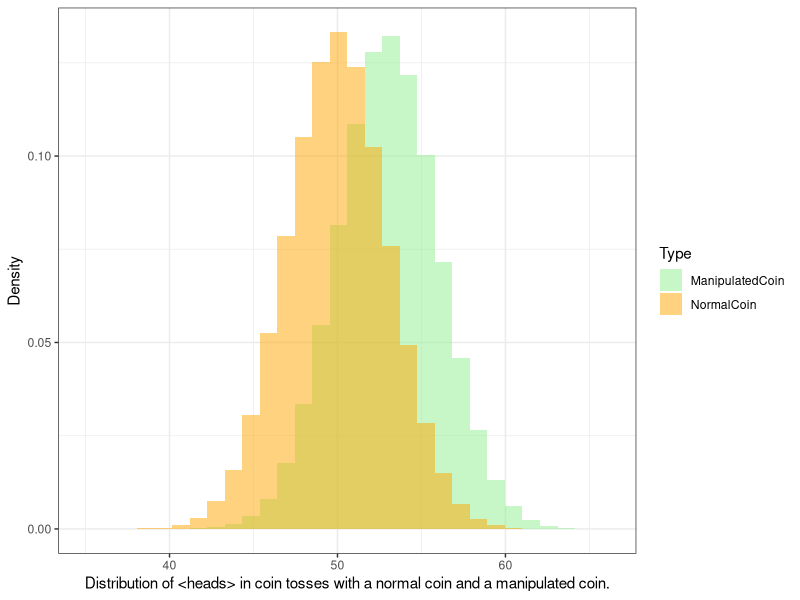
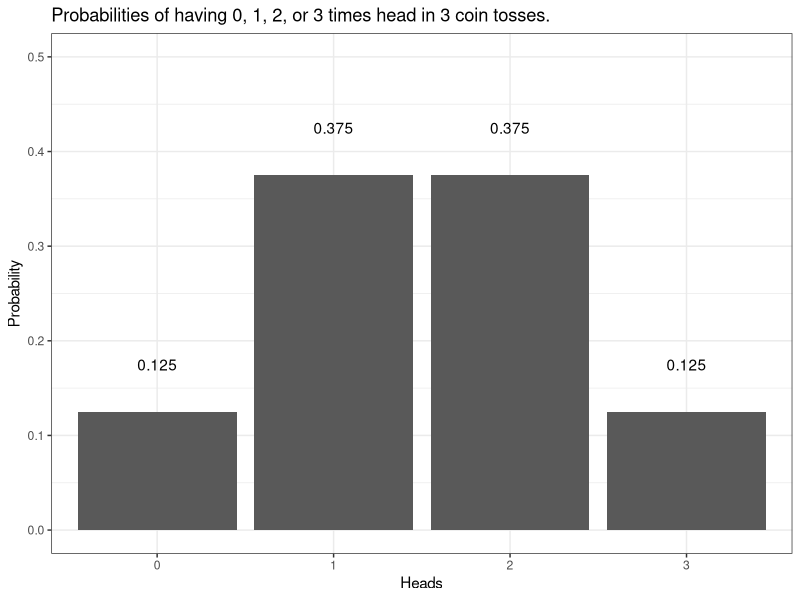
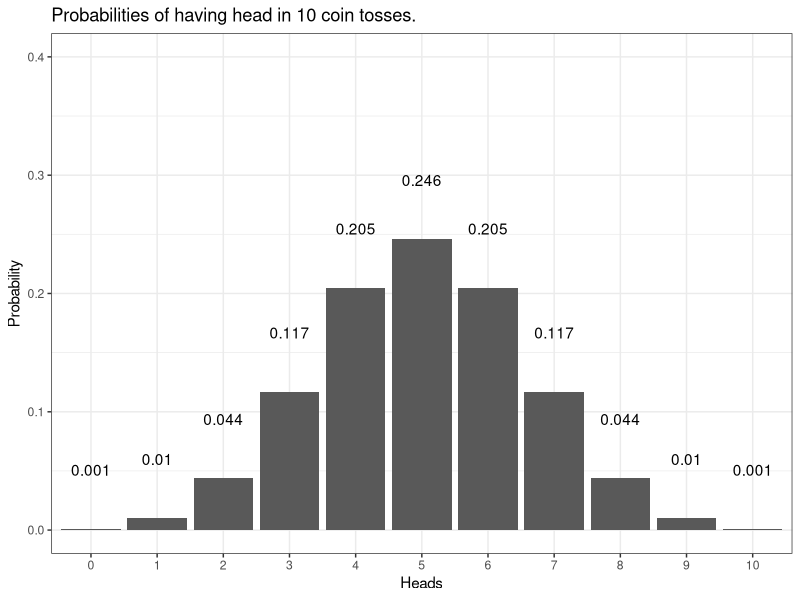
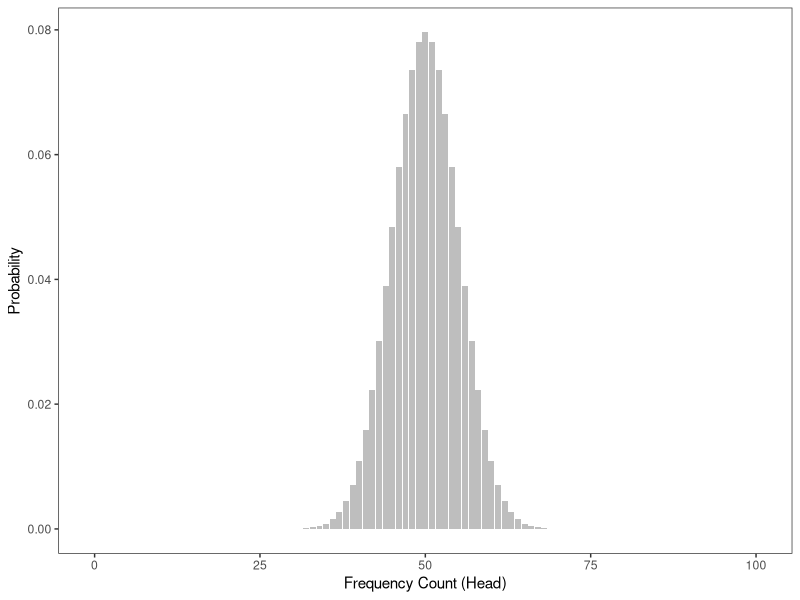
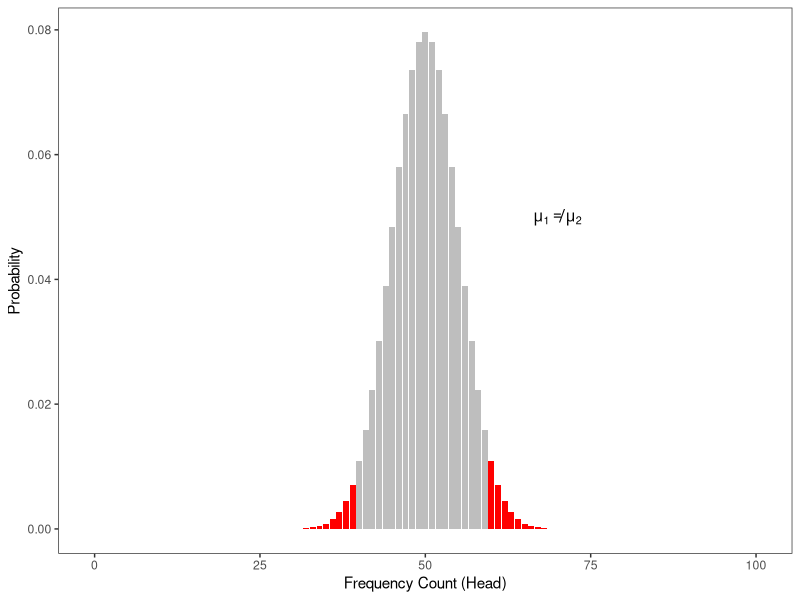
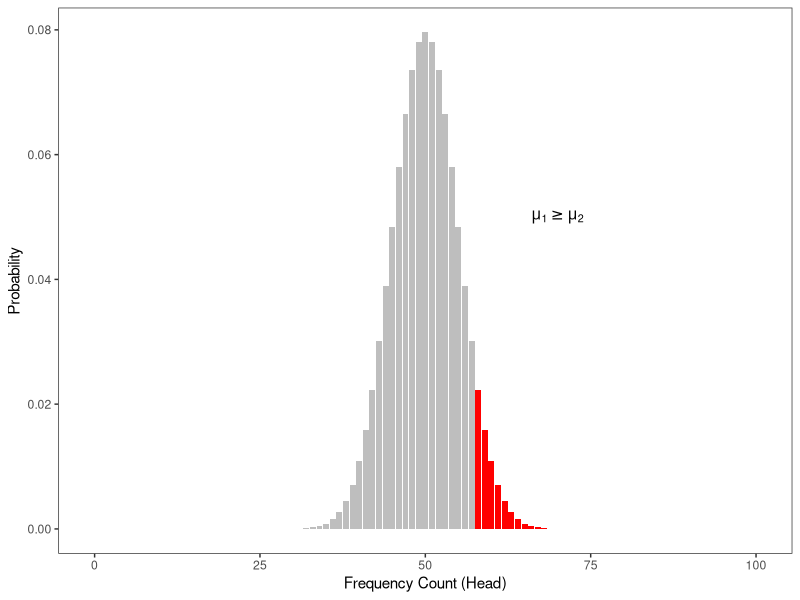
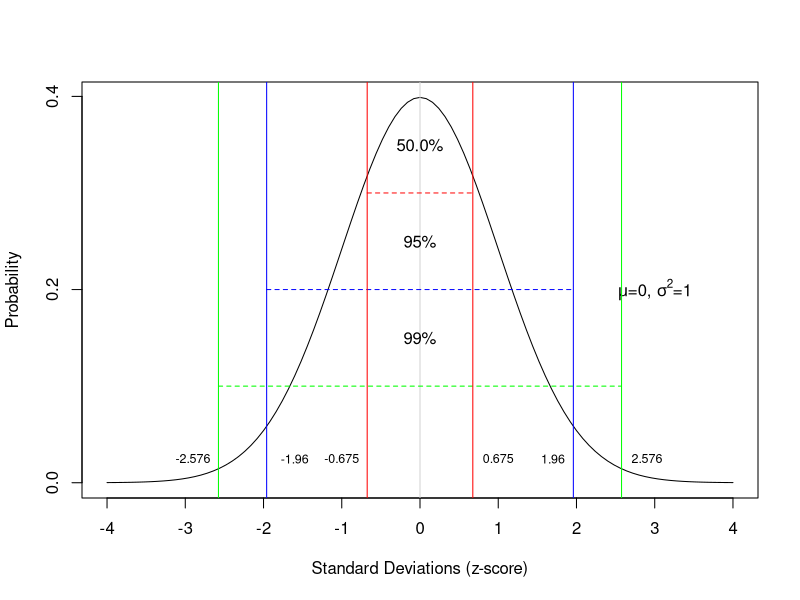
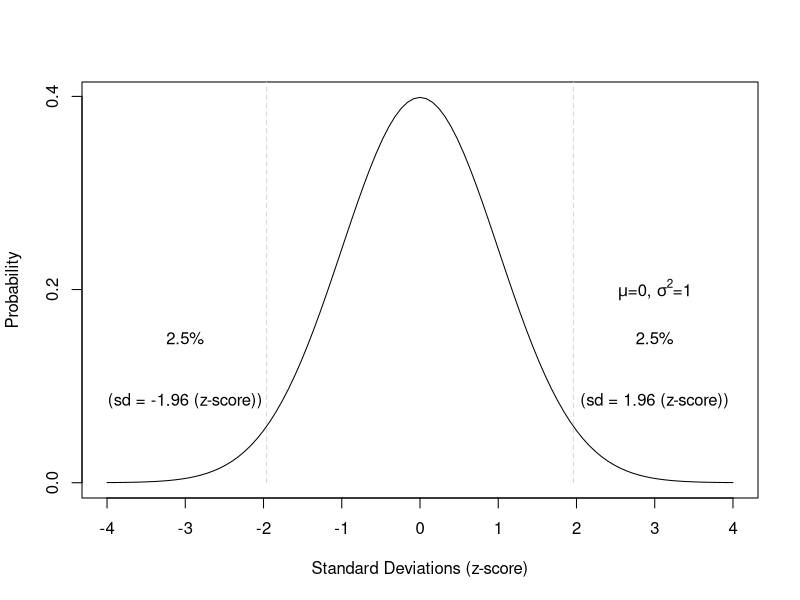

Generate these figures, in order, with R:
## ---- chunk 1
library(tidyverse)
library(flextable)
numbers <- matrix(c("Head" , "Head" , "Head" , "3" , "0" , "0.125", "Head" , "Head" , "Tails" , "2" , "1" , "0.125", "Head" , "Tails" , "Head" , "2" , "1" , "0.125", "Tails" , "Head" , "Head" , "2" , "1" , "0.125", "Head" , "Tails" , "Tails" , "1" , "2" , "0.125", "Tails" , "Head" , "Tails" , "1" , "2" , "0.125", "Tails" , "Tails" , "Head" , "1" , "2" , "0.125", "Tails" , "Tails" , "Tails" , "0" , "3" , "0.125"), byrow = T, nrow = 8)
colnames(numbers) <- c("Toss 1","Toss 2","Toss 3","Heads", "Tails", "Probabilty")
numbers %>%
  as.data.frame() %>%
  flextable() %>%
  flextable::set_table_properties(width = .75, layout = "autofit") %>%
  flextable::theme_zebra() %>%
  flextable::fontsize(size = 12) %>%
  flextable::fontsize(size = 12, part = "header") %>%
  flextable::align_text_col(align = "center") %>%
  flextable::set_caption(caption = "All possible results of 3 coin tosses.")  %>%
  flextable::border_outer()
## ---- chunk 2
Type <- c(rep("NormalCoin", 500000), 
            rep("ManipulatedCoin", 500000))
Tosser <- rep(paste("Tosser", 1:500000, sep = ""), 2) 
Frequency <- c(rnorm(500000, 50, 3),
               rnorm(500000, 53, 3))
particletable <- data.frame(Type, Tosser, Frequency)
library(ggplot2)
ggplot(particletable,aes(x=Frequency, fill = Type))+
  geom_histogram(aes(y=..density..), alpha=.5, position = "identity")+
  theme_bw()+
  labs(y = "Density", x = "Distribution of <heads> in coin tosses with a normal coin and a manipulated coin.") + 
  scale_fill_manual(values = c('lightgreen', 'orange')) 
## ---- chunk 3
probdata1 <- matrix(c(0.125, 0.375, 0.375, 0.125), byrow = T, nrow = 1)
colnames(probdata1) <- c("0 Heads", "1 Head", "2 Heads", "3 Heads")
# inspect data
probdata1 %>%
  as.data.frame() %>%
  flextable() %>%
  flextable::set_table_properties(width = .75, layout = "autofit") %>%
  flextable::theme_zebra() %>%
  flextable::fontsize(size = 12) %>%
  flextable::fontsize(size = 12, part = "header") %>%
  flextable::align_text_col(align = "center") %>%
  flextable::set_caption(caption = "Probability of successes in coin tosses.")  %>%
  flextable::border_outer()
## ---- chunk 4
Probability <- c(0.125, 0.375, 0.375, 0.125)
Heads <- 0:3
probs <- data.frame(Probability, Heads) %>%
  dplyr::mutate(Heads = factor(Heads))
probs %>%
  ggplot(aes(x = Heads, y = Probability)) +
  geom_bar(stat = "identity") +
  geom_text(label = Probability, nudge_y = +.05) +
  coord_cartesian(ylim = c(0, 0.5)) +
  labs(title = "Probabilities of having 0, 1, 2, or 3 times head in 3 coin tosses.") +
  theme_bw()
## ---- chunk 5
Probability <- round(dbinom(0:10, 10, 0.5), 3)
Heads <- 0:10
probs <- data.frame(Probability, Heads) %>%
  dplyr::mutate(Heads = factor(Heads))
probs %>%
  ggplot(aes(x = Heads, y = Probability)) +
  geom_bar(stat = "identity") +
  geom_text(label = Probability, nudge_y = +.05) +
  coord_cartesian(ylim = c(0, 0.4)) +
  labs(title = "Probabilities of having head in 10 coin tosses.") +
  theme_bw()
## ---- chunk 6
# probabilities of  0, 1, 2 and 3 times head in 3 coin tosses
dbinom(0:3, 3, 0.5)
## ---- chunk 7
# probabilities of  2 or 3 times head in 3 coin tosses
sum(dbinom(2:3, 3, 0.5))
## ---- chunk 8
# probability of  100 times head in 100 coin tosses
dbinom(100, 100, 0.5)
## ---- chunk 9
# probability of  58 to a 100 times head in 100 coin tosses
sum(dbinom(58:100, 100, 0.5))
## ---- chunk 10
# probability of  59 to a 100 times head in 100 coin tosses
sum(dbinom(59:100, 100, 0.5))
## ---- chunk 11
# at which point does the probability of getting head 
# dip below 5 percent in 100 coin tosses?
qbinom(0.05, 100, 0.5, lower.tail=FALSE)
## ---- chunk 12
# load packages
library(tidyverse)
# set up data
p100 <- dbinom(0:100, 100, 0.5)
w100 <- c(0:100)
df <- data.frame(w100, p100)
ggplot(df, aes(x = w100, y = p100)) +
  geom_bar(stat="identity", fill = "gray") +
  labs(x = "Frequency Count (Head)", y = "Probability") +
  theme_bw() +
  theme(panel.grid.major = element_blank(), 
        panel.grid.minor = element_blank())
## ---- chunk 13
df <- df %>%
  mutate(
    cump = cumsum(p100),
    col = cump <= 0.025 | cump >= 0.975
  )

# Create a label dataset
label_df <- data.frame(
  w100 = 70,
  p100 = 0.05,
  label = "mu[1] != mu[2]"
)

ggplot(df, aes(x = w100, y = p100, fill = col)) +
  geom_col() +
  scale_fill_manual(values = c("gray", "red")) +
  labs(
    x = "Frequency Count (Head)",
    y = "Probability"
  ) +
  theme_bw() +
  theme(
    panel.grid.major = element_blank(),
    panel.grid.minor = element_blank(),
    legend.position = "none"
  ) +
  geom_text(
    data = label_df,
    aes(x = w100, y = p100, label = label),
    parse = TRUE,          # interprets as math notation
    inherit.aes = FALSE
  )
## ---- chunk 14
df <- df %>%
  mutate(
    cump = cumsum(p100),          # cumulative probability
    highlight = cump >= 0.95      # flag values beyond 95%
  )

# Store the label as a string, not an expression
label_df <- data.frame(
  w100 = 70,
  p100 = 0.05,
  label = "mu[1] >= mu[2]"
)

ggplot(df, aes(x = w100, y = p100, fill = highlight)) +
  geom_col() +
  scale_fill_manual(values = c("gray", "red")) +
  labs(
    x = "Frequency Count (Head)", 
    y = "Probability"
  ) +
  theme_bw() +
  theme(
    panel.grid.major = element_blank(), 
    panel.grid.minor = element_blank(),
    legend.position = "none"
  ) +
  geom_text(
    data = label_df,
    aes(x = w100, y = p100, label = label),
    inherit.aes = FALSE,
    parse = TRUE   # <-- this makes "mu[1] >= mu[2]" render as math
  )

## ---- chunk 15
# load packages
library(grDevices)
library(graphics)
### normal distribution: Mu=0, Sigma=1: Standard normal
library(graphics)
plot(dnorm, -4, 4, axes = F, xlab = "Standard Deviations (z-score)", ylab = "Probability")
axis(1, at = seq(-4, 4, 1), labels = seq(-4, 4, 1))
axis(2, at= c(0.0, 0.2, 0.4), labels= c("0.0", "0.2", "0.4"))
text(3, 0.2, expression(paste(mu, "=0, ", sigma^2, "=1", sep = "")))
box()
lines(c(0, 0), c(-1, 0.5), col = "lightgrey")
lines(c(-0.675, 0.675), c(rep(0.3, 2)), col="red", lty=2)
text(0, 0.35, "50.0%")
lines(c(-1.96,1.96), c(rep(0.2, 2)), col="blue", lty=2)
text(0, 0.25, "95%")
lines(c(-2.576,2.576), c(rep(0.1, 2)), col="green", lty=2)
text(0, 0.15, "99%")
lines(c(-0.675, -0.675), c(-1, 0.5), col = "red")
lines(c(0.675, 0.675), c(-1, 0.5), col = "red")
lines(c(-1.96, -1.96), c(-1, 0.5), col = "blue")
lines(c(1.96, 1.96), c(-1, 0.5), col = "blue")
lines(c(-2.576, -2.576), c(-1, 0.5), col = "green")
lines(c(2.576, 2.576), c(-1, 0.5), col = "green")
text(-2.9, 0.025, "-2.576", cex = .75)
text(-1.6, 0.025, "-1.96", cex = .75)
text(-1, 0.025, "-0.675", cex = .75)
text(2.9, 0.025, "2.576", cex = .75)
text(1.7, 0.025, "1.96", cex = .75)
text(1, 0.025, "0.675", cex = .75)
## ---- chunk 16
plot(dnorm, -4, 4, axes = F, xlab = "Standard Deviations (z-score)", ylab = "Probability")
axis(1, at = seq(-4, 4, 1), labels = seq(-4, 4, 1))
axis(2, at= c(0.0, 0.2, 0.4), labels= c("0.0", "0.2", "0.4"))
text(3, 0.2, expression(paste(mu, "=0, ", sigma^2, "=1", sep = "")))
box()
lines(c(1.96, 1.96), c(0, 0.5), col="lightgrey", lty=2)
text(3, 0.15, "2.5%")
text(3, 0.085, "(sd = 1.96 (z-score))")
lines(c(-1.96, -1.96), c(0, 0.5), col="lightgrey", lty=2)
text(-3, 0.15, "2.5%")
text(-3, 0.085, "(sd = -1.96 (z-score))")
## ---- chunk 17
plot(dnorm, -4, 4, axes = F, xlab = "Standard Deviations (z-score)", ylab = "Probability")
axis(1, at = seq(-4, 4, 1), labels = seq(-4, 4, 1))
axis(2, at= c(0.0, 0.2, 0.4), labels= c("0.0", "0.2", "0.4"))
text(3, 0.2, expression(paste(mu, "=0, ", sigma^2, "=1", sep = "")))
box()
lines(c(1.64, 1.64), c(0, 0.5), col="lightgrey", lty=2)
text(3, 0.15, "5% (sd = 1.64 (z-score))")
## ---- chunk 18
  sum(dbinom(4, 7, 0.5))
## ---- chunk 19
  sum(dbinom(3, 7, 0.5))
## ---- chunk 20
  sum(dbinom(c(2, 5), 7, 0.5))
## ---- chunk 21
  sum(dbinom(5:7, 7, 0.5))
## ---- chunk 22
  sum(dbinom(3:6, 7, 0.5))
## ---- chunk 23
skew <- data.frame(rbeta(1000000,10,2)) %>%
  mutate(pskew = rbeta(1000000,2,10),
         nrm = rbeta(1000000,10,10)) %>%
  dplyr::rename(nskew = colnames(.)[1],
                pskew = colnames(.)[2],
                nrm = colnames(.)[3])
# inspect
ggplot(skew, aes(x = nskew, alpha = .5)) +
  geom_density(fill = "lightgreen", alpha = .5, color = "lightgreen") +
  geom_density(aes(x = pskew), fill = "orange", alpha = .5, color = "orange") +
  geom_density(aes(x = nrm), fill = "lightgray", alpha = .5, color = "lightgray") +
  theme_bw() +
  theme(legend.position = "none") +
  labs(title = "Positively skewed distribution (orange), \nnormal, non-skewed distribution (lightgray), \nnegatively skewed distribution (lightgreen)", x = "", y = "Density")
## ---- chunk 24
SampleValues <- sample(1:100, 50)
# inspect data
summary(SampleValues)
## ---- chunk 25
library(e1071)
skewness(SampleValues, type = 2)
## ---- chunk 26
kur <- data.frame(x <- seq(-4, 4, length.out = 100)) %>%
  mutate(lep = dt(x, 1)^2*5,
         nrm = dnorm(x),
         thk = dt(x, 1)) %>%
  dplyr::rename(x = colnames(.)[1],
                lepto = colnames(.)[2],
                normal = colnames(.)[3],
                platy = colnames(.)[4])
ggplot(kur, aes(x, lepto)) + 
#  geom_line(color = "orange", size = 1.5, linetype = 2, alpha = .5) +
  geom_ribbon(aes(x = x, ymax = lepto), ymin=0, alpha=0.5, fill = "orange") +
  geom_ribbon(aes(x = x, ymax = normal), ymin=0, alpha=0.5, fill = "lightgray") +
  geom_ribbon(aes(x = x, ymax = platy), ymin=0, alpha=0.5, fill = "lightgreen") +
  theme_bw() + 
  labs(title = "Leptokurtic distribution (orange, spicky)\nMesokurtic distribution (gray, normal)\nPlatykurtic distribution (green, flattened)", x = "", y = "") +
  theme(axis.text.x = element_blank(),
        axis.text.y = element_blank(),
        axis.ticks = element_blank()) +
  coord_cartesian(xlim = c(-4,4), ylim = c(0,.5))
## ---- chunk 27
kurtosis(SampleValues)
## ---- chunk 28
# load packages
library(grDevices)
# set up data
p50 <- dbinom(0:50, 50, 0.1)
w50 <- c(0:50)
wtb <- rbind(w50, p50)
colnames(wtb) <- c(0:50)
rownames(wtb) <- c("Likeuser", "prob")
xseq <- seq(0.7, 60.7, 1.2)
xseq <- xseq[c(1, 20, 40, 60, 80, 100)]
x <- barplot(wtb[2,], 
             ylim = c(0, 0.2), 
             ylab = "Probability", 
             xlab = "Frequency Count (discourse like users)", 
             axes = F, 
             axisnames = F, 
             col = "lightgrey")
axis(1, at= seq(0.7, 60.7, (60.7-0.7)/10), labels= seq(0, 50, 5))
axis(2, at= seq(0.0, 0.2, 0.05), labels= seq(0.0, 0.2, 0.05), cex = .75)
box()
## ---- chunk 29
# sum probabilities
sp <- cumsum(wtb[2,])
ttsp <- as.vector(unlist(sapply(sp, function(x){
  x <- ifelse(x <= 0.025, TRUE,
    ifelse(x >= 0.975, TRUE, FALSE))
    })))
barplot(wtb[2,], 
        ylim = c(0, 0.2), 
        ylab = "Probability", 
        xlab = "Frequency Count (discourse like users)",
        axes = F, 
        axisnames = F, 
        col = ifelse(ttsp == T, "red", "lightgrey"))
axis(1, at= seq(0.7, 60.7, (60.7-0.7)/10), labels= seq(0, 50, 5))
axis(2, at= seq(0.0, 0.2, 0.05), labels= seq(0.0, 0.2, 0.05))
box()
#grid()
text(75, 0.06, expression(paste(mu^1 !=  mu^2, sep = "")))
## ---- chunk 30
library(tidyverse)
library(flextable)
zdf <- data.frame(c(71, 78, 67, 41, 68, 52, 47, 46, 63, 78, 45, 66, 60, 50, 40, 71, 69, 74, 54, 50))
zdf <- zdf %>%
  dplyr::rename(Score_c1 = colnames(.)[1]) %>%
  dplyr::mutate(Score_c2 = c(78, 45, 89, 88, 47, 98, 52, 62, 44, 52, 53, 40, 80, 73, 40, 88, 92, 44, 58, 70))
# display table
zdf %>%
  flextable() %>%
  flextable::set_table_properties(width = .4, layout = "autofit") %>%
  flextable::theme_zebra() %>%
  flextable::fontsize(size = 12) %>%
  flextable::fontsize(size = 12, part = "header") %>%
  flextable::align_text_col(align = "center") %>%
  flextable::set_caption(caption = "Results of two tests at university (class1 had a maximum score of 80, class2 had a maximum score of 100.")  %>%
  flextable::border_outer()
## ---- chunk 31
zdf <- zdf %>%
  dplyr::mutate(Mean_c1 = mean(Score_c1),
                SD_c1 = round(sd(Score_c1), 2),
                z_c1 = round((Score_c1-Mean_c1)/SD_c1, 2),
                Mean_c2 = mean(Score_c2),
                SD_c2 = round(sd(Score_c2), 2),
                z_c2 = round((Score_c2-Mean_c2)/SD_c2, 2)) %>%
  dplyr::relocate(Score_c1, Mean_c1, SD_c1, z_c1, Score_c2, Mean_c2, SD_c2, z_c2)
## ---- chunk 32
zdf %>%
  flextable() %>%
  flextable::set_table_properties(width = .75, layout = "autofit") %>%
  flextable::theme_zebra() %>%
  flextable::fontsize(size = 12) %>%
  flextable::fontsize(size = 12, part = "header") %>%
  flextable::align_text_col(align = "center") %>%
  flextable::set_caption(caption = "Scores, means, standrad deviations, and z-scores of two tests at university.")  %>%
  flextable::border_outer()
## ---- chunk 33
h1 <- c("", "", "Data", "Data")
h2 <- c("", "", "Correlation", "NoCorrelation")
c1 <- c("Reality", "Correlation", "correct", "beta-error")
c2 <- c("Reality", "NoCorrelation", "alpha-error", "correct")
dat <- data.frame(h1, h2, c1, c2)
dat %>%
  flextable() %>%
  flextable::merge_at(i = 1, j = 3:4, part = "body") %>%
  flextable::merge_at(i = 3:4, j = 1, part = "body") %>%
  flextable::delete_part(part = "header") %>%
  flextable::theme_zebra() %>%
  flextable::theme_box() %>%
  flextable::fontsize(size = 12) %>%
  flextable::fontsize(size = 12, part = "header") %>%
  flextable::align_text_col(align = "center") %>%
  flextable::set_caption(caption = "Alpha- and beta-errors.")  %>%
  flextable::border_outer() %>%
  flextable::bold(i = 1:2, j = 3:4, bold = TRUE, part = "body") %>%
  flextable::bold(i = 3:4, j = 1:2, bold = TRUE, part = "body") %>%
  flextable::color(color = "red", i = 3, j = 4) %>%
  flextable::color(color = "red", i = 4, j = 3) %>%
  flextable::merge_at(i = 1:2, j = 1:2, part = "body") 
## ---- chunk 34
Subjects <- paste0("Subject ", 1:10)
Scores <- sample(20:50, 10)
df <- data.frame(Subjects, Scores)
df %>%
  flextable() %>%
  flextable::set_table_properties(width = .35, layout = "autofit") %>%
  flextable::theme_zebra() %>%
  flextable::fontsize(size = 12) %>%
  flextable::fontsize(size = 12, part = "header") %>%
  flextable::align_text_col(align = "center") %>%
  flextable::set_caption(caption = "Independent data - each score comes from a different subject.")  %>%
  flextable::border_outer()
## ---- chunk 35
Subjects <- rep(paste0("Subject ", 1:2), each = 5)
Scores <- sample(20:50, 10)
df <- data.frame(Subjects, Scores)
df %>%
  flextable() %>%
  flextable::set_table_properties(width = .35, layout = "autofit") %>%
  flextable::theme_zebra() %>%
  flextable::fontsize(size = 12) %>%
  flextable::fontsize(size = 12, part = "header") %>%
  flextable::align_text_col(align = "center") %>%
  flextable::set_caption(caption = "Dependent data - several scores come from the same subject.")  %>%
  flextable::border_outer()
